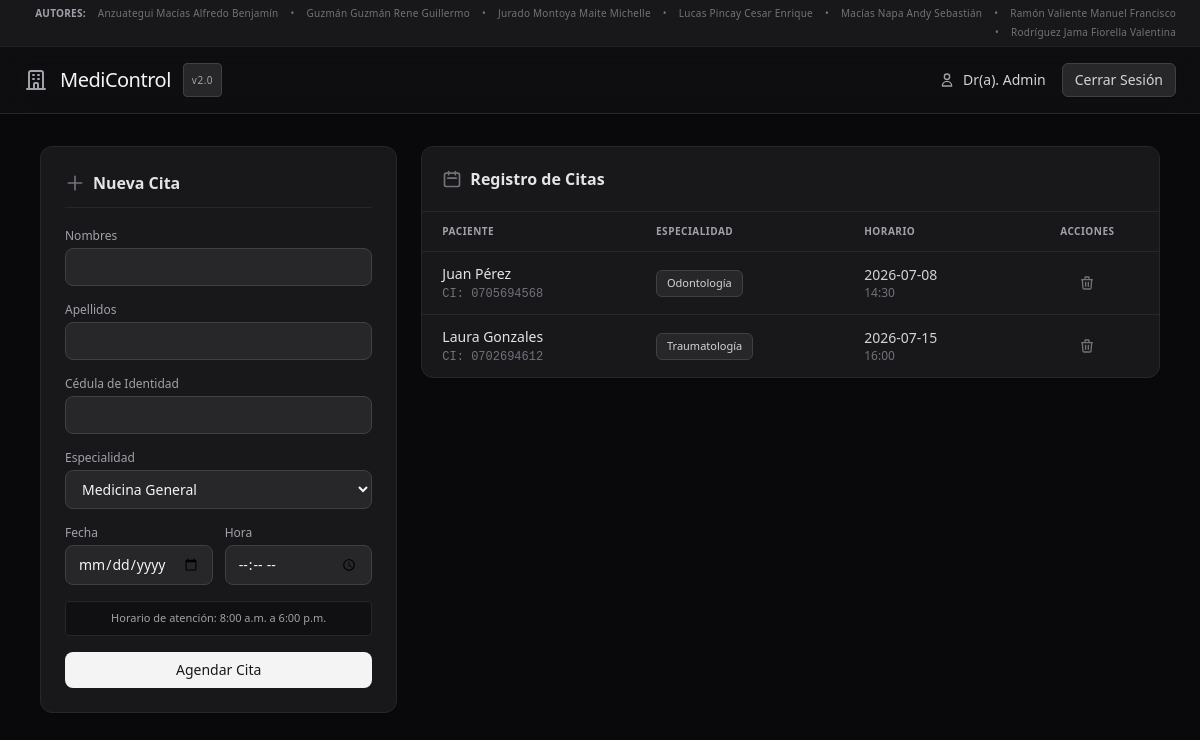
/index.php (signed in), run on the app's committed database.
### tables this page shows
CREATE TABLE citas (
        id INTEGER PRIMARY KEY AUTOINCREMENT,
        paciente_nombre TEXT,
        paciente_apellido TEXT,
        cedula TEXT,
        especialidad TEXT,
        fecha DATE,
        hora TEXT,
        estado TEXT DEFAULT 'Registrada'
    );

### index.php (the view, shortened to what this page needs)
<?php
require_once 'db_config.php';
?>
<!DOCTYPE html>
<html lang="es">
<head>
    <script src="https://cdn.tailwindcss.com"></script>
</head>
<body class="bg-zinc-950 text-zinc-100 min-h-screen font-sans antialiased">
    <div class="bg-zinc-900 border-b border-zinc-800/60 text-[10px] text-zinc-500 py-1.5 px-6 flex flex-wrap justify-end gap-x-3 gap-y-1 tracking-wide">
        <span class="font-semibold uppercase text-zinc-400">Autores:</span>
        <span>Anzuategui Macías Alfredo Benjamín</span>
        <span>•</span>
        <span>Guzmán Guzmán Rene Guillermo</span>
        <span>•</span>
        <span>Jurado Montoya Maite Michelle</span>
        <span>•</span>
        <span>Lucas Pincay Cesar Enrique</span>
        <span>•</span>
        <span>Macías Napa Andy Sebastián</span>
        <span>•</span>
        <span>Ramón Valiente Manuel Francisco</span>
        <span>•</span>
        <span>Rodríguez Jama Fiorella Valentina</span>
    </div>
    <header class="bg-zinc-900/40 backdrop-blur-md text-zinc-100 shadow-sm py-4 px-6 mb-8 flex justify-between items-center border-b border-zinc-800">
        <h1 class="text-xl font-medium tracking-tight flex items-center gap-3">
            <svg class="w-6 h-6 text-zinc-400" fill="none" stroke="currentColor" viewBox="0 0 24 24"><path stroke-linecap="round" stroke-linejoin="round" stroke-width="2" d="M19 21V5a2 2 0 00-2-2H7a2 2 0 00-2 2v16m14 0h2m-2 0h-5m-9 0H3m2 0h5M9 7h1m-1 4h1m4-4h1m-1 4h1m-5 10v-5a1 1 0 011-1h2a1 1 0 011 1v5m-4 0h4"></path></svg>
            MediControl <span class="text-[10px] border border-zinc-700 bg-zinc-800 py-0.5 px-2 rounded text-zinc-400 font-normal tracking-wider">v2.0</span>
        </h1>
        <?php if (isset($_SESSION['usuario'])): ?>
            <div class="flex items-center gap-4">
                <div class="flex items-center gap-2 text-sm font-medium text-zinc-300">
                    <svg class="w-4 h-4 text-zinc-400" fill="none" stroke="currentColor" viewBox="0 0 24 24"><path stroke-linecap="round" stroke-linejoin="round" stroke-width="2" d="M16 7a4 4 0 11-8 0 4 4 0 018 0zM12 14a7 7 0 00-7 7h14a7 7 0 00-7-7z"></path></svg>
                    Dr(a). <?= ucfirst(htmlspecialchars($_SESSION['usuario'])) ?>
                </div>
                <a href="?logout=1" class="border border-zinc-700 bg-zinc-800 hover:bg-zinc-700 text-zinc-300 transition px-3 py-1.5 rounded-md text-sm font-medium shadow-sm">Cerrar Sesión</a>
            </div>
        <?php endif; ?>
    </header>
    <main class="max-w-6xl mx-auto px-4 pb-12">
        <?php if (!isset($_SESSION['usuario'])): ?>
            <div class="max-w-md mx-auto bg-zinc-900 rounded-xl shadow-xl border border-zinc-800 p-8 mt-12">
                <div class="text-center mb-8">
                    <h2 class="text-xl font-semibold text-zinc-100">Acceso al Sistema</h2>
                    <p class="text-sm text-zinc-400 mt-1">Panel de administración médica</p>
                </div>
                <form method="POST" class="space-y-5">
                    <div>
                        <label class="block text-xs font-semibold text-zinc-400 uppercase tracking-wide mb-1.5">Usuario</label>
                        <input type="text" name="user" class="w-full px-4 py-2 bg-zinc-800 rounded-lg border border-zinc-700 text-zinc-100 placeholder-zinc-500 focus:bg-zinc-800/50 focus:outline-none focus:ring-2 focus:ring-zinc-600 focus:border-transparent transition text-sm" placeholder="Ingrese su usuario" required>
                    </div>
                    <div>
                        <label class="block text-xs font-semibold text-zinc-400 uppercase tracking-wide mb-1.5">Contraseña</label>
                        <input type="password" name="pass" class="w-full px-4 py-2 bg-zinc-800 rounded-lg border border-zinc-700 text-zinc-100 placeholder-zinc-500 focus:bg-zinc-800/50 focus:outline-none focus:ring-2 focus:ring-zinc-600 focus:border-transparent transition text-sm" placeholder="••••••••" required>
                    </div>
                    <button name="login" class="w-full bg-zinc-100 hover:bg-white text-zinc-900 font-medium py-2.5 rounded-lg transition text-sm mt-2 shadow-sm">
                        Iniciar Sesión
                    </button>
                </form>
            </div>
        <?php else: ?>
            <div class="grid grid-cols-1 lg:grid-cols-3 gap-6">
                <div class="lg:col-span-1 bg-zinc-900 p-6 rounded-xl shadow-sm border border-zinc-800 h-fit">
                    <h3 class="text-base font-semibold text-zinc-200 mb-5 flex items-center gap-2 border-b border-zinc-800 pb-3">
                        <svg class="w-5 h-5 text-zinc-500" fill="none" stroke="currentColor" viewBox="0 0 24 24"><path stroke-linecap="round" stroke-linejoin="round" stroke-width="2" d="M12 4v16m8-8H4"></path></svg>
                        Nueva Cita
                    </h3>
                    <form method="POST" class="space-y-4">
                        <div>
                            <label class="block text-xs font-medium text-zinc-400 mb-1">Nombres</label>
                            <input type="text" name="paciente_nombre" class="w-full px-3 py-2 text-sm bg-zinc-800 rounded-lg border border-zinc-700 text-zinc-100 focus:bg-zinc-800/50 focus:ring-2 focus:ring-zinc-600 focus:border-transparent outline-none transition" required>
                        </div>
                        <div>
                            <label class="block text-xs font-medium text-zinc-400 mb-1">Apellidos</label>
                            <input type="text" name="paciente_apellido" class="w-full px-3 py-2 text-sm bg-zinc-800 rounded-lg border border-zinc-700 text-zinc-100 focus:bg-zinc-800/50 focus:ring-2 focus:ring-zinc-600 focus:border-transparent outline-none transition" required>
                        </div>
                        <div>
                            <label class="block text-xs font-medium text-zinc-400 mb-1">Cédula de Identidad</label>
                            <input type="text" name="cedula" pattern="[0-9]+" title="Solo se permiten números" class="w-full px-3 py-2 text-sm bg-zinc-800 rounded-lg border border-zinc-700 text-zinc-100 focus:bg-zinc-800/50 focus:ring-2 focus:ring-zinc-600 focus:border-transparent outline-none transition" required>
                        </div>
                        <div>
                            <label class="block text-xs font-medium text-zinc-400 mb-1">Especialidad</label>
                            <select name="especialidad" class="w-full px-3 py-2 text-sm bg-zinc-800 rounded-lg border border-zinc-700 text-zinc-100 focus:bg-zinc-800/50 focus:ring-2 focus:ring-zinc-600 focus:border-transparent outline-none transition">
                                <option value="Medicina General">Medicina General</option>
                            </select>
                        </div>
                        <div class="grid grid-cols-2 gap-3">
                            <div>
                                <label class="block text-xs font-medium text-zinc-400 mb-1">Fecha</label>
                                <input type="date" name="fecha" min="<?= date('Y-m-d') ?>" class="w-full px-3 py-2 text-sm bg-zinc-800 rounded-lg border border-zinc-700 text-zinc-100 focus:bg-zinc-800/50 focus:ring-2 focus:ring-zinc-600 focus:border-transparent outline-none transition" required>
                            </div>
                            <div>
                                <label class="block text-xs font-medium text-zinc-400 mb-1">Hora</label>
                                <input type="time" name="hora" min="08:00" max="18:00" class="w-full px-3 py-2 text-sm bg-zinc-800 rounded-lg border border-zinc-700 text-zinc-100 focus:bg-zinc-800/50 focus:ring-2 focus:ring-zinc-600 focus:border-transparent outline-none transition" required>
                            </div>
                        </div>
                        <p class="text-[11px] text-zinc-400 bg-zinc-950/50 p-2 rounded border border-zinc-800 text-center">
                            Horario de atención: 8:00 a.m. a 6:00 p.m.
                        </p>
                        <button name="agendar" class="w-full bg-zinc-100 hover:bg-white text-zinc-900 font-medium py-2 rounded-lg transition text-sm mt-4 shadow-sm">
                            Agendar Cita
                        </button>
                    </form>
                </div>
                <div class="lg:col-span-2">
                    <div class="bg-zinc-900 rounded-xl shadow-sm border border-zinc-800 overflow-hidden">
                        <div class="p-5 border-b border-zinc-800 bg-zinc-900/60 flex justify-between items-center">
                            <h3 class="font-semibold text-zinc-200 text-base flex items-center gap-2">
                                <svg class="w-5 h-5 text-zinc-500" fill="none" stroke="currentColor" viewBox="0 0 24 24"><path stroke-linecap="round" stroke-linejoin="round" stroke-width="2" d="M8 7V3m8 4V3m-9 8h10M5 21h14a2 2 0 002-2V7a2 2 0 00-2-2H5a2 2 0 00-2 2v12a2 2 0 002 2z"></path></svg>
                                Registro de Citas
                            </h3>
                        </div>
                        <div class="overflow-x-auto">
                            <table class="w-full text-left border-collapse">
                                <thead>
                                    <tr class="bg-zinc-900 border-b border-zinc-800 text-zinc-400 uppercase text-[10px] font-bold tracking-wider">
                                        <th class="py-3 px-5">Paciente</th>
                                        <th class="py-3 px-5">Especialidad</th>
                                        <th class="py-3 px-5">Horario</th>
                                        <th class="py-3 px-5 text-center">Acciones</th>
                                    </tr>
                                </thead>
                                <tbody class="divide-y divide-zinc-800">
                                    <?php
                                    $stmt = $pdo->query("SELECT * FROM citas ORDER BY fecha ASC, hora ASC");
                                    while ($row = $stmt->fetch()):
                                        $esp = $row['especialidad'];
                                    ?>
                                    <tr class="hover:bg-zinc-800/30 transition group">
                                        <td class="py-3 px-5">
                                            <div class="font-medium text-zinc-200 text-sm"><?= htmlspecialchars($row['paciente_nombre'] . " " . $row['paciente_apellido']) ?></div>
                                            <div class="text-xs text-zinc-500 font-mono mt-0.5">CI: <?= htmlspecialchars($row['cedula']) ?></div>
                                        </td>
                                        <td class="py-3 px-5">
                                            <span class="inline-flex items-center px-2.5 py-1 text-[11px] font-medium rounded-md bg-zinc-800 text-zinc-300 border border-zinc-700">
                                                <?= htmlspecialchars($esp) ?>
                                            </span>
                                        </td>
                                        <td class="py-3 px-5">
                                            <div class="text-sm font-medium text-zinc-300"><?= htmlspecialchars($row['fecha']) ?></div>
                                            <div class="text-xs text-zinc-500"><?= htmlspecialchars($row['hora']) ?></div>
                                        </td>
                                        <td class="py-3 px-5 text-center">
                                            <form method="POST" onsubmit="return confirm('¿Confirma que desea cancelar esta cita?');" class="inline-block">
                                                <button type="submit" name="borrar_cita" class="text-zinc-500 hover:text-red-400 hover:bg-red-950/40 p-1.5 rounded transition" title="Cancelar cita">
                                                    <svg class="w-4 h-4" fill="none" stroke="currentColor" viewBox="0 0 24 24"><path stroke-linecap="round" stroke-linejoin="round" stroke-width="2" d="M19 7l-.867 12.142A2 2 0 0116.138 21H7.862a2 2 0 01-1.995-1.858L5 7m5 4v6m4-6v6m1-10V4a1 1 0 00-1-1h-4a1 1 0 00-1 1v3M4 7h16"></path></svg>
                                                </button>
                                            </form>
                                        </td>
                                    </tr>
                                    <?php endwhile; ?>
                                </tbody>
                            </table>
                        </div>
                    </div>
                </div>
            </div>
        <?php endif; ?>
    </main>
</body>
</html>

### data on the page
citas: paciente_nombre+paciente_apellido "Juan Pérez", cedula "0705694568", especialidad "Odontología", fecha "2026-07-08", hora "14:30"
citas: paciente_nombre+paciente_apellido "Laura Gonzales", cedula "0702694612", especialidad "Traumatología", fecha "2026-07-15", hora "16:00"

### other printed values
$_SESSION['usuario'] "Admin"
